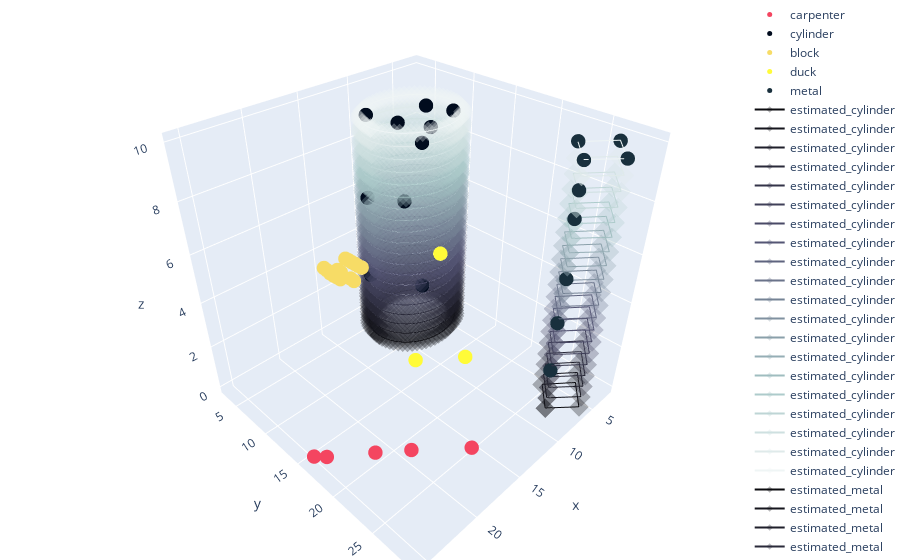

Notebook source saved alongside this figure:
### Code cell
fig = go.Figure(data=data + data_cylinder + data_metal, layout=layout)
plotly.offline.plot(fig, filename="plot_3d.html")
fig.show()
